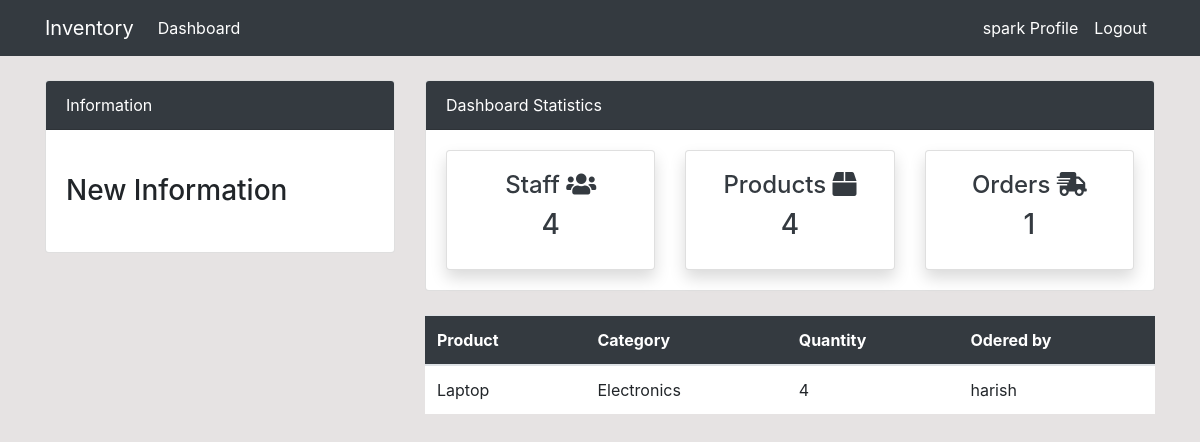
Screenshot of /order/ (signed in) with the database file from the repository.
### dashboard/models.py (models this page shows, shortened)
class Order(models.Model):
    name = models.ForeignKey(Product, on_delete=models.CASCADE, null=True)
    customer = models.ForeignKey(User, on_delete=models.CASCADE, null=True)
    order_quantity = models.PositiveIntegerField(null=True)

class Product(models.Model):
    name = models.CharField(max_length=100, null=True)
    quantity = models.PositiveIntegerField(null=True)
    category = models.CharField(max_length=50, choices=CATEGORY, null=True)
    def __str__(self):
        return f'{self.name}'

### dashboard/views.py (the view)
# urls.py: path('order/', views.order, name='dashboard-order'),
@login_required(login_url='user-login')
def order(request):
    order = Order.objects.all()
    order_count = order.count()
    customer = User.objects.filter(groups=2)
    customer_count = customer.count()
    product = Product.objects.all()
    product_count = product.count()
    context = {
        'order': order,
        'customer_count': customer_count,
        'product_count': product_count,
        'order_count': order_count,
    }
    return render(request, 'dashboard/order.html', context)

### templates/dashboard/order.html (shortened to what this page needs)
{% extends 'partials/base.html' %}
{% block content %}
{% include 'partials/topside.html' %}
<div class="row my-4">
    <div class="col-md-4"></div>
    <div class="col-md-8">
        <table class="table bg-white">
            <thead class="bg-dark text-white">
                <tr>
                    <th scope="col">Product</th>
                    <th scope="col">Category</th>
                    <th scope="col">Quantity</th>
                    <th scope="col">Odered by</th>
                </tr>
            </thead>
            <tbody>
                {% for order in order %}
                <tr>
                    <td>{{ order.name }}</td>
                    <td>{{ order.name.category }}</td>
                    <td>{{ order.order_quantity }}</td>
                    <td>{{ order.customer.username }}</td>
                </tr>
                {% endfor %}
            </tbody>
        </table>
    </div>
</div>
{% endblock %}

### templates/partials/nav.html (shortened to what this page needs)
<nav class="navbar navbar-expand-lg navbar-info bg-dark">
    <div class="container">
        {% if user.is_authenticated %}
        <a class="navbar-brand text-white" href="{% url 'dashboard-index' %}">Inventory</a>
        <div class="collapse navbar-collapse" id="navbarSupportedContent">
            <ul class="navbar-nav mr-auto">
                <li class="nav-item active">
                    <a class="nav-link text-white" href="{% url 'dashboard-index' %}">Dashboard </a>
                </li>
            </ul>
            <ul class="navbar-nav ml-auto">
                <li class="nav-item active">
                    <a class="nav-link text-white" href="{% url 'user-profile' %}">{{ user.username }} Profile
                        <span class="sr-only">(current)</span></a>
                </li>
                <li class="nav-item">
                    <a class="nav-link text-white" href="{% url 'user-logout' %}">Logout</a>
                </li>
            </ul>
            {% endif %}
        </div>
    </div>
</nav>

### static/style.css (style rules this page uses)
body { background: rgb(230, 227, 227); }

### rows the page displays
Order: name "Laptop", name.category "Electronics", order_quantity "4", customer.username "harish"

### other values shown
{{ user.username }} "spark"
{{ customer_count }} "4"
{{ product_count }} "4"
{{ order_count }} "1"
